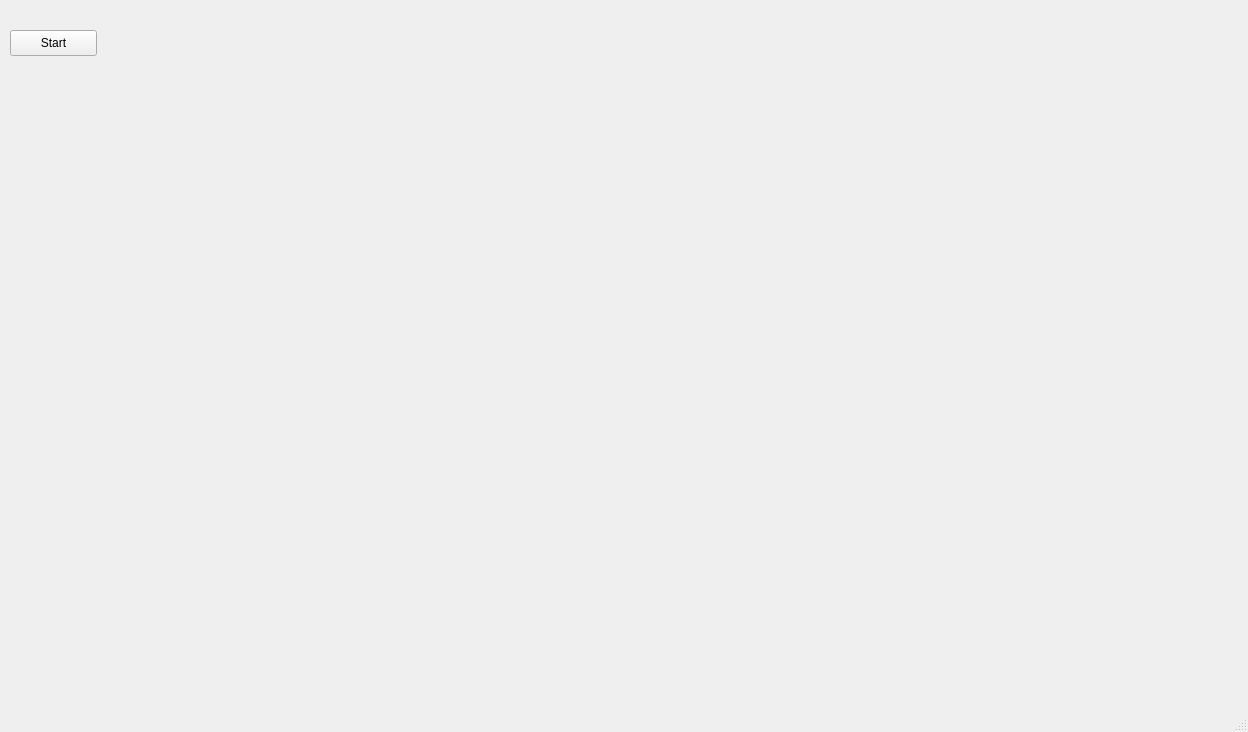
<?xml version="1.0" encoding="UTF-8"?>
<ui version="4.0">
 <class>MainWindow</class>
 <widget class="QMainWindow" name="MainWindow">
  <property name="geometry">
   <rect>
    <x>0</x>
    <y>0</y>
    <width>1248</width>
    <height>732</height>
   </rect>
  </property>
  <property name="windowTitle">
   <string>MainWindow</string>
  </property>
  <widget class="QWidget" name="centralwidget">
   <widget class="QPushButton" name="pushButton">
    <property name="geometry">
     <rect>
      <x>10</x>
      <y>30</y>
      <width>87</width>
      <height>26</height>
     </rect>
    </property>
    <property name="text">
     <string>Start</string>
    </property>
   </widget>
  </widget>
  <widget class="QMenuBar" name="menubar">
   <property name="geometry">
    <rect>
     <x>0</x>
     <y>0</y>
     <width>1248</width>
     <height>23</height>
    </rect>
   </property>
  </widget>
  <widget class="QStatusBar" name="statusbar"/>
 </widget>
 <resources/>
 <connections/>
</ui>
